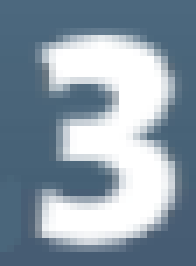
#> input picture images/chars/3/char_crop_3173424 - Copy (2) - Copy.png, 28 x 38 px (shown 7 times larger)
$ python -i image_utils.py   (imports and definitions only)
#> lines starting #> are read from the running program, lines starting #| are printed output that depends on the picture; after the words box and inside, x2 and y2 are one past the last pixel; in counts of white or black regions, pixels touching at a corner belong together
### scorers.py
import torch
from models.mnist import MnistNet
from torchvision import transforms
from PIL import Image


class MnistScorer:

    def __init__(self):
        self.model_path = "trained_models/mnist_cnn.pt"
        self.net = MnistNet()
        self.net.load_state_dict(torch.load(self.model_path))
        self.net.eval()
        #print(self.net)

        self.transform=transforms.Compose([
        transforms.Resize((28,28)),
        transforms.Grayscale(num_output_channels=1),
        transforms.ToTensor(),
        transforms.Normalize((0.1307,), (0.3081,))
        ])

        self.char_dictionary = {0:'-',1:'0',2:'1',3:'2',4:'3',5:'4',6:'5',7:'6',8:'7',9:'8',10:'9',11:'.',12:''}


    def score_from_path(self, img_path):
        img = Image.open(img_path)
        return self.score(img)

    # [9 lines left out: function score, not called in this run]

def main():
    scorer = MnistScorer()
    print(scorer.score_from_path("images/chars/train/0/0.png"))


# [2 lines that do not run on import are left out]

### image_utils.py
from PIL import Image
import cv2
import numpy as np
import os
from scorers import MnistScorer

import datetime

def main():

    path = 'images/'

    #this to process all images
    # for root, directories, files in os.walk(path, topdown=False):
    #     for name in files:
    #         curr_img = os.path.join(root, name)

    curr_img = "images/200728_145911.png"
    img = Image.open(curr_img)
    score_crop_path = get_score_crop(img)
    get_state_crop(img)
    score = extract_score(score_crop_path)
    print(score)

def get_state_crop(im, step=0):

    (st_left, st_upper, st_right, st_lower) = (770, 485, 1070, 785)

    state_crop = im.crop((st_left, st_upper, st_right, st_lower))
    save_path = "images/state_crops/{}.png".format(step)
    state_crop.save(save_path)

    return save_path

def get_score_crop(im, step=0):

    # The crop method from the Image module takes four coordinates as input.
    # The right can also be represented as (left+width)
    # and lower can be represented as (upper+height).
    (sc_left, sc_upper, sc_right, sc_lower) = (860, 365, 935, 400)

    # Here the image "im" is cropped and assigned to new variable score_crop
    score_crop = im.crop((sc_left, sc_upper, sc_right, sc_lower))
    save_path = "images/score_crops/{}.png".format(step)
    score_crop.save(save_path)

    return save_path


def extract_score(img_path, step=0):

#> called with step = 0
    image = cv2.imread(img_path)
#> image is the input picture: shape (38, 28, 3); mean B, G, R 167.1, 153.3, 136.7
    score_crop_image= img = Image.open(img_path)
    cv2.waitKey(0)

    # Grayscale
    gray = cv2.cvtColor(image, cv2.COLOR_BGR2GRAY)
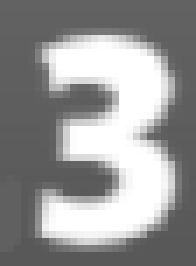
#> gray: shape (38, 28) (shown 7 times larger); min 88, max 255, mean 149.8

    # Find Canny edges
    edged = cv2.Canny(gray, 30, 200)
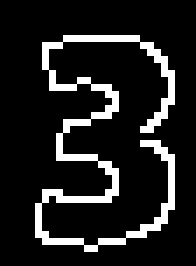
#> edged: shape (38, 28) (shown 7 times larger); 12.5% white in thin lines or dots, all inside (x1, y1, x2, y2) = (5, 5, 25, 36)
    cv2.waitKey(0)

    # Finding Contours
    # Use a copy of the image e.g. edged.copy()
    # since findContours alters the image
    contours, hierarchy = cv2.findContours(edged, cv2.RETR_EXTERNAL, cv2.CHAIN_APPROX_NONE)
#> contours = 1 contour; box (x1, y1, x2, y2) and area: (5, 5, 25, 36) 24

    #not showing this for now
    #cv2.imshow('Canny Edges After Contouring', edged)
    #cv2.waitKey(0)

    contour_count = len(contours)
#> contour_count = 1
    #print("Number of Contours found = " + str(contour_count))

    # Draw all contours
    # -1 signifies drawing all contours
    cv2.drawContours(image, contours, -1, (0, 255, 0), 3)
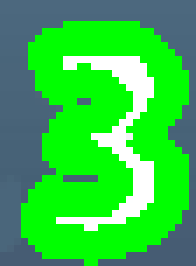
#> image: shape (38, 28, 3) (shown 7 times larger); mean B, G, R 70, 197.1, 52.1

    centroids = np.zeros((contour_count, 2))
#> centroids = [[0, 0]]

    for i in range(len(contours)):
        curr_centroid = np.mean(contours[i] , axis = 0)[0]
        #print(type(curr_centroid))
        #print("contour " + str(i) + str(curr_centroid))
        #print(curr_centroid[0])
        centroids[i] = curr_centroid
#> this loop made 1 pass
#> curr_centroid on pass 1: [14.28, 19.85]
#> after the loop, centroids = [[14.28, 19.85]]

    #sort centroids here
    #print(centroids)
    centroids = centroids[centroids[:,0].argsort()]
    #print(centroids)

    score_str = ""
    mnist_scorer = MnistScorer()

    for i in range(len(centroids)):
        curr_centroid = centroids[i]
        (ch_left, ch_upper, ch_right, ch_lower) = (int(curr_centroid[0] - 14), int(curr_centroid[1] - 19), int(curr_centroid[0] + 14), int(curr_centroid[1] + 19))
        #print((ch_left, ch_upper, ch_right, ch_lower))
        char_crop = score_crop_image.crop((ch_left, ch_upper, ch_right, ch_lower))
        char_crop.save("images/char_crops/{}_{}.png".format(step, str(i)))
        # cv2.imshow('Contours', char_crop)
        # cv2.waitKey(0)
        # cv2.destroyAllWindows()
        tmp_char = mnist_scorer.score(char_crop)
        score_str += tmp_char


    return float(score_str)

# [2 lines not run here, left out]

#> (the run stopped early here; a loop or call above may not have finished)

$ run again, on images/chars/8/char_crop_3 - Copy (2).png
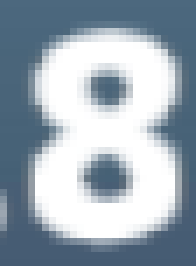
#> input picture images/chars/8/char_crop_3 - Copy (2).png, 28 x 38 px (shown 7 times larger)
#> in extract_score, image is the input picture: shape (38, 28, 3); mean B, G, R 180.5, 169, 155.4
#> in extract_score, `edged = cv2.Canny(gray, 30, 200)`:
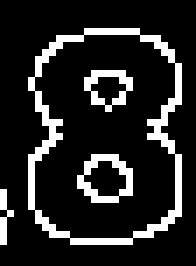
#> edged: shape (38, 28) (shown 7 times larger); 14.9% white in thin lines or dots, all inside (x1, y1, x2, y2) = (0, 4, 26, 35)
#> contours = 2 contours, 1 with area under 20; largest, box (x1, y1, x2, y2) and area: (4, 4, 26, 35) 550
#> contour_count = 2
#> in extract_score, `cv2.drawContours(image, contours, -1, (0, 255, 0), 3)`:
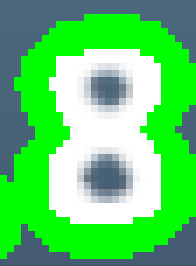
#> image: shape (38, 28, 3) (shown 7 times larger); mean B, G, R 106.6, 208.5, 92.6
#> the loop in extract_score, `for i in range(len(contours)):` made 2 passes
#> curr_centroid on passes 1 to 2: [0.143, 30.5], [14.69, 19.16]
#> after the loop in extract_score, `for i in range(len(contours)):`: centroids = [[0.143, 30.5], [14.69, 19.16]]
